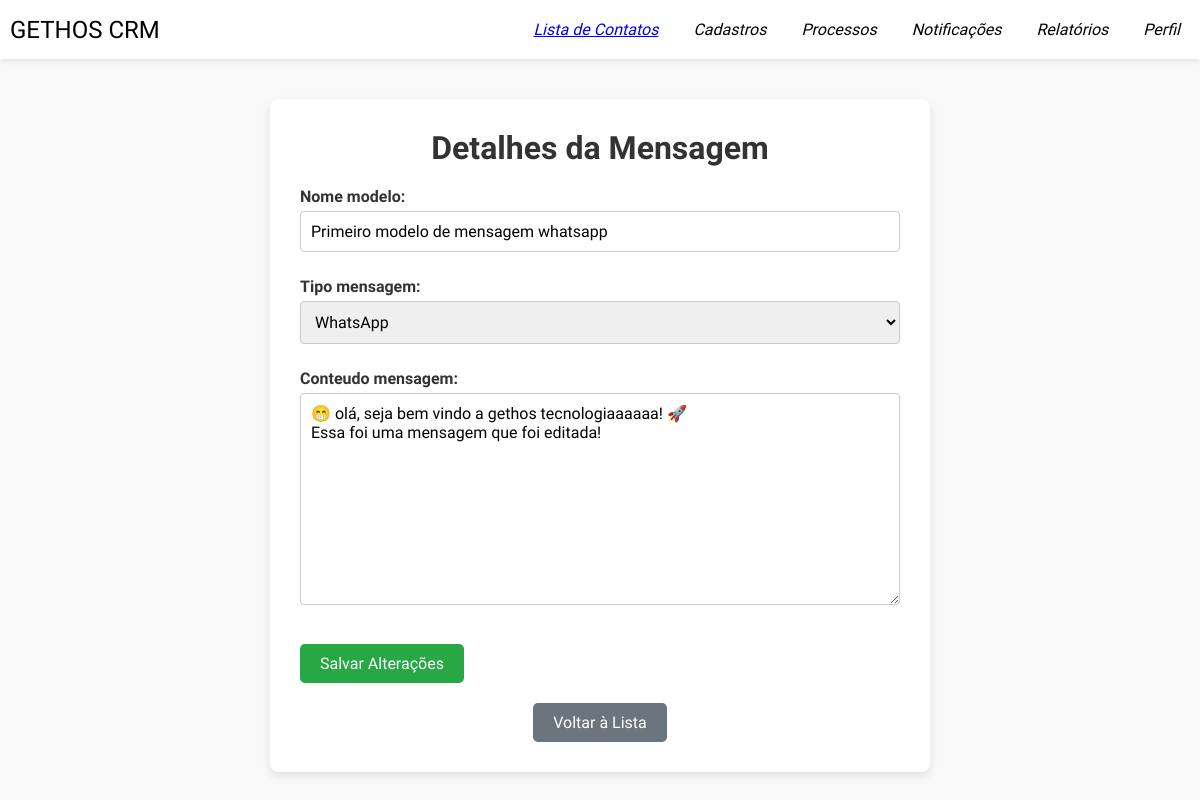
/cadastros/mensagens/1/, run on the app's committed database.
### cadastros/models.py (models this page shows, shortened)
class ModeloMensagem(models.Model):
    TIPO_MENSAGEM_CHOICES = [
        (1, 'SMS'),
        (2, 'WhatsApp'),
        (3, 'E-mail'),
    ]
    nome_modelo = models.CharField(max_length=255)
    tipo_mensagem = models.IntegerField(choices=TIPO_MENSAGEM_CHOICES)
    conteudo_mensagem = models.TextField()
    data_criacao = models.DateTimeField(auto_now_add=True)

### cadastros/views.py (the view)
# urls.py: path('mensagens/<int:id>/', views.detalhe_mensagem_cadastrada, name='detalhe_mensagem_cadastrada'),
def detalhe_mensagem_cadastrada(request, id):
    mensagem = get_object_or_404(ModeloMensagem, id=id)  # Obtém a mensagem ou retorna 404
    if request.method == 'POST':
        form = ModeloMensagemForm(request.POST, instance=mensagem)  # Carrega o formulário com os dados da mensagem
        if form.is_valid():
            form.save()  # Salva as alterações
            return redirect('lista_mensagens_cadastradas')  # Redireciona para a lista de mensagens após salvar
    else:
        form = ModeloMensagemForm(instance=mensagem)  # Preenche o formulário com os dados da mensagem
    return render(request, 'detalhe_mensagem_cadastrada.html', {'form': form, 'mensagem': mensagem})

### cadastros/forms.py
class ModeloMensagemForm(forms.ModelForm):
    class Meta:
        model = ModeloMensagem
        fields = ['nome_modelo', 'tipo_mensagem', 'conteudo_mensagem']  # Campos que queremos exibir no formulário
        widgets = {
            'nome_modelo': forms.TextInput(attrs={'class': 'input-texto'}),
            'tipo_mensagem': forms.Select(attrs={'class': 'select-opcao'}),
            'conteudo_mensagem': forms.Textarea(attrs={'class': 'textarea-mensagem'}),
        }

### cadastros/templates/detalhe_mensagem_cadastrada.html (shortened to what this page needs)
{% load static %}
<!DOCTYPE html>
<html lang="pt-BR">
<head>
    <link rel="stylesheet" href="{% static 'cadastros/css/detalhe_mensagem_cadastrada.css' %}">
</head>
<body>
    {% include 'menu_header.html' %}
    <div class="container-detalhes">
        <h1>Detalhes da Mensagem</h1>
        <form method="POST">
            {{ form.as_p }}
            <button type="submit" class="btn-salvar">Salvar Alterações</button>
        </form>
        <a href="{% url 'lista_mensagens_cadastradas' %}">
            <button class="btn-voltar">Voltar à Lista</button>
        </a>
    </div>
</body>
</html>

### cadastros/static/cadastros/css/detalhe_mensagem_cadastrada.css (style rules this page uses)
body { font-family: Arial, sans-serif; background-color: #f9f9f9; margin: 0; padding: 0; }
.container-detalhes { background-color: #ffffff; margin: 40px auto; padding: 30px; max-width: 600px; box-shadow: 0 4px 8px rgba(0, 0, 0, 0.1); border-radius: 8px; text-align: center; }
h1 { font-size: 2rem; margin-bottom: 20px; color: #333333; }
form { margin-bottom: 20px; }
form p { margin: 10px 0; }
label { font-weight: bold; display: block; margin-bottom: 5px; font-size: 1rem; color: #333333; }
input[type="text"], select, textarea { width: 100%; padding: 10px; font-size: 1rem; border: 1px solid #cccccc; border-radius: 4px; box-sizing: border-box; margin-bottom: 15px; transition: border-color 0.2s; }
textarea { resize: vertical; min-height: 150px; }
button { display: inline-block; padding: 10px 20px; font-size: 1rem; border-radius: 5px; border: none; cursor: pointer; transition: background-color 0.3s ease; }
.btn-salvar { background-color: #28a745; color: #ffffff; margin-right: 10px; }
.btn-voltar { background-color: #6c757d; color: #ffffff; }
.container-detalhes form { text-align: left; }
.container-detalhes form button { margin-top: 10px; }

### static/gethos_home/css/menu_header.css (style rules this page uses)
* { margin: 0; padding: 0; font-family: "Rethink Sans", sans-serif; }

### data on the page
ModeloMensagem: nome_modelo "Primeiro modelo de mensagem whatsapp", tipo_mensagem "WhatsApp", conteudo_mensagem "😁 olá, seja bem vindo a gethos tecnologiaaaaaa! 🚀 Essa foi uma mensagem que foi editada!"
